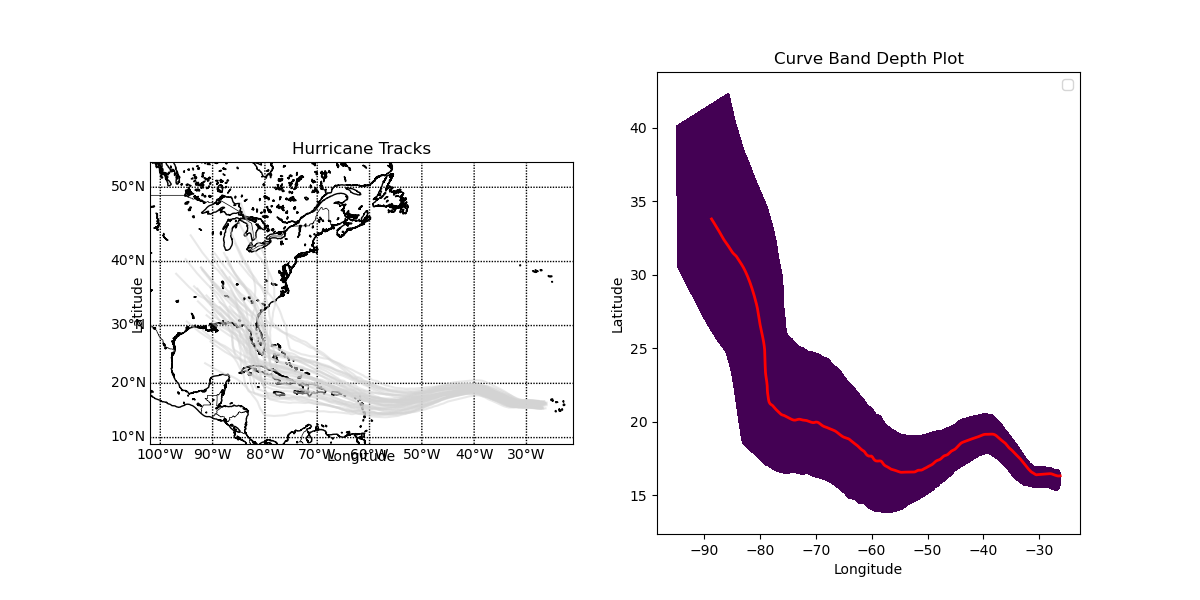

Write the Python code that produced this figure.
from uvisbox.Datasets import irma2017_perturbed_tracks
from uvisbox.BandDepths import curve_banddepth_plot
import matplotlib.pyplot as plt
from mpl_toolkits.basemap import Basemap
import numpy as np

# Load the dataset
lon_lat_coords = irma2017_perturbed_tracks.load_dataset()
# lon_lat_coords = lon_lat_coords[:20, :, :2]  # Keep only longitude and latitude
# Create the curve band depth plot
fig, (ax1, ax2) = plt.subplots(1, 2, figsize=(12, 6))

# Set up the Basemap
m1 = Basemap(projection='merc', 
            llcrnrlat=np.min(lon_lat_coords[:, :, 1]) - 5, 
            urcrnrlat=np.max(lon_lat_coords[:, :, 1]) + 5,
            llcrnrlon=np.min(lon_lat_coords[:, :, 0]) - 5, 
            urcrnrlon=np.max(lon_lat_coords[:, :, 0]) + 5,
            resolution='i', ax=ax1)
m1.drawcoastlines()
m1.drawcountries()
m1.drawparallels(np.arange(-90., 91., 10.), labels=[1, 0, 0, 0])
m1.drawmeridians(np.arange(-180., 181., 10.), labels=[0, 0, 0, 1])


# plot all curves in light gray
for curve in lon_lat_coords:
    x, y = m1(curve[:, 0], curve[:, 1])
    ax1.plot(x, y, color='lightgray', alpha=0.5)
ax1.set_title('Hurricane Tracks')
ax1.set_xlabel('Longitude'
)
ax1.set_ylabel('Latitude')

# plot the curve band depth
ax2 = curve_banddepth_plot(lon_lat_coords, ax=ax2, percentile=75)

ax2.set_title('Curve Band Depth Plot')
ax2.set_xlabel('Longitude')
ax2.set_ylabel('Latitude')
plt.legend()
plt.savefig("curve_banddepth.png")
plt.show()
